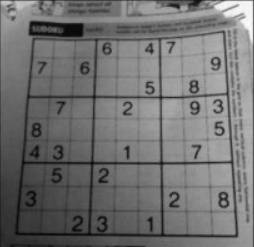
#> input picture sudoku.png, 254 x 247 px
$ python CVP15_adaptive_threshold.py
#> lines starting #> are read from the running program, lines starting #| are printed output that depends on the picture; after the words box and inside, x2 and y2 are one past the last pixel; in counts of white or black regions, pixels touching at a corner belong together
import cv2 as cv
#threhold accept only grey scale image
img = cv.imread("sudoku.png",0)
#> img is the input picture: shape (247, 254); min 6, max 253, mean 112.9
threshold_value = 125
_, thres = cv.threshold(img, threshold_value, 255, cv.THRESH_BINARY)
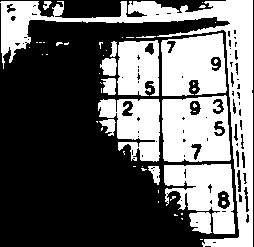
#> thres: shape (247, 254); 40% white; 53 white regions (39 under 20 px), largest, box (x1, y1, x2, y2) and area: (0, 0, 253, 247) 8916, (162, 95, 231, 162) 3823, (161, 33, 227, 96) 3373
th2 = cv.adaptiveThreshold(img,255,cv.ADAPTIVE_THRESH_MEAN_C,cv.THRESH_BINARY,11,2)
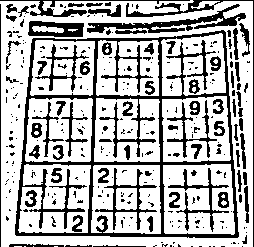
#> th2: shape (247, 254); 70.5% white; 305 black regions (226 under 20 px), largest, box (x1, y1, x2, y2) and area: (15, 30, 239, 238) 7132, (87, 4, 246, 33) 1213, (126, 0, 254, 247) 785
th3 = cv.adaptiveThreshold(img,255,cv.ADAPTIVE_THRESH_GAUSSIAN_C,cv.THRESH_BINARY,11,2)
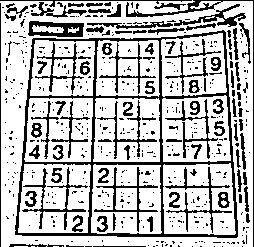
#> th3: shape (247, 254); 73.5% white; black in thin lines or dots

cv.imshow("image", img)
cv.imshow("thres", thres)
cv.imshow("ADAPTIVE_THRESH_MEAN_C", th2)
cv.imshow("GAUSSIAN_C", th3)
cv.waitKey(0)
cv.destroyAllWindows()
